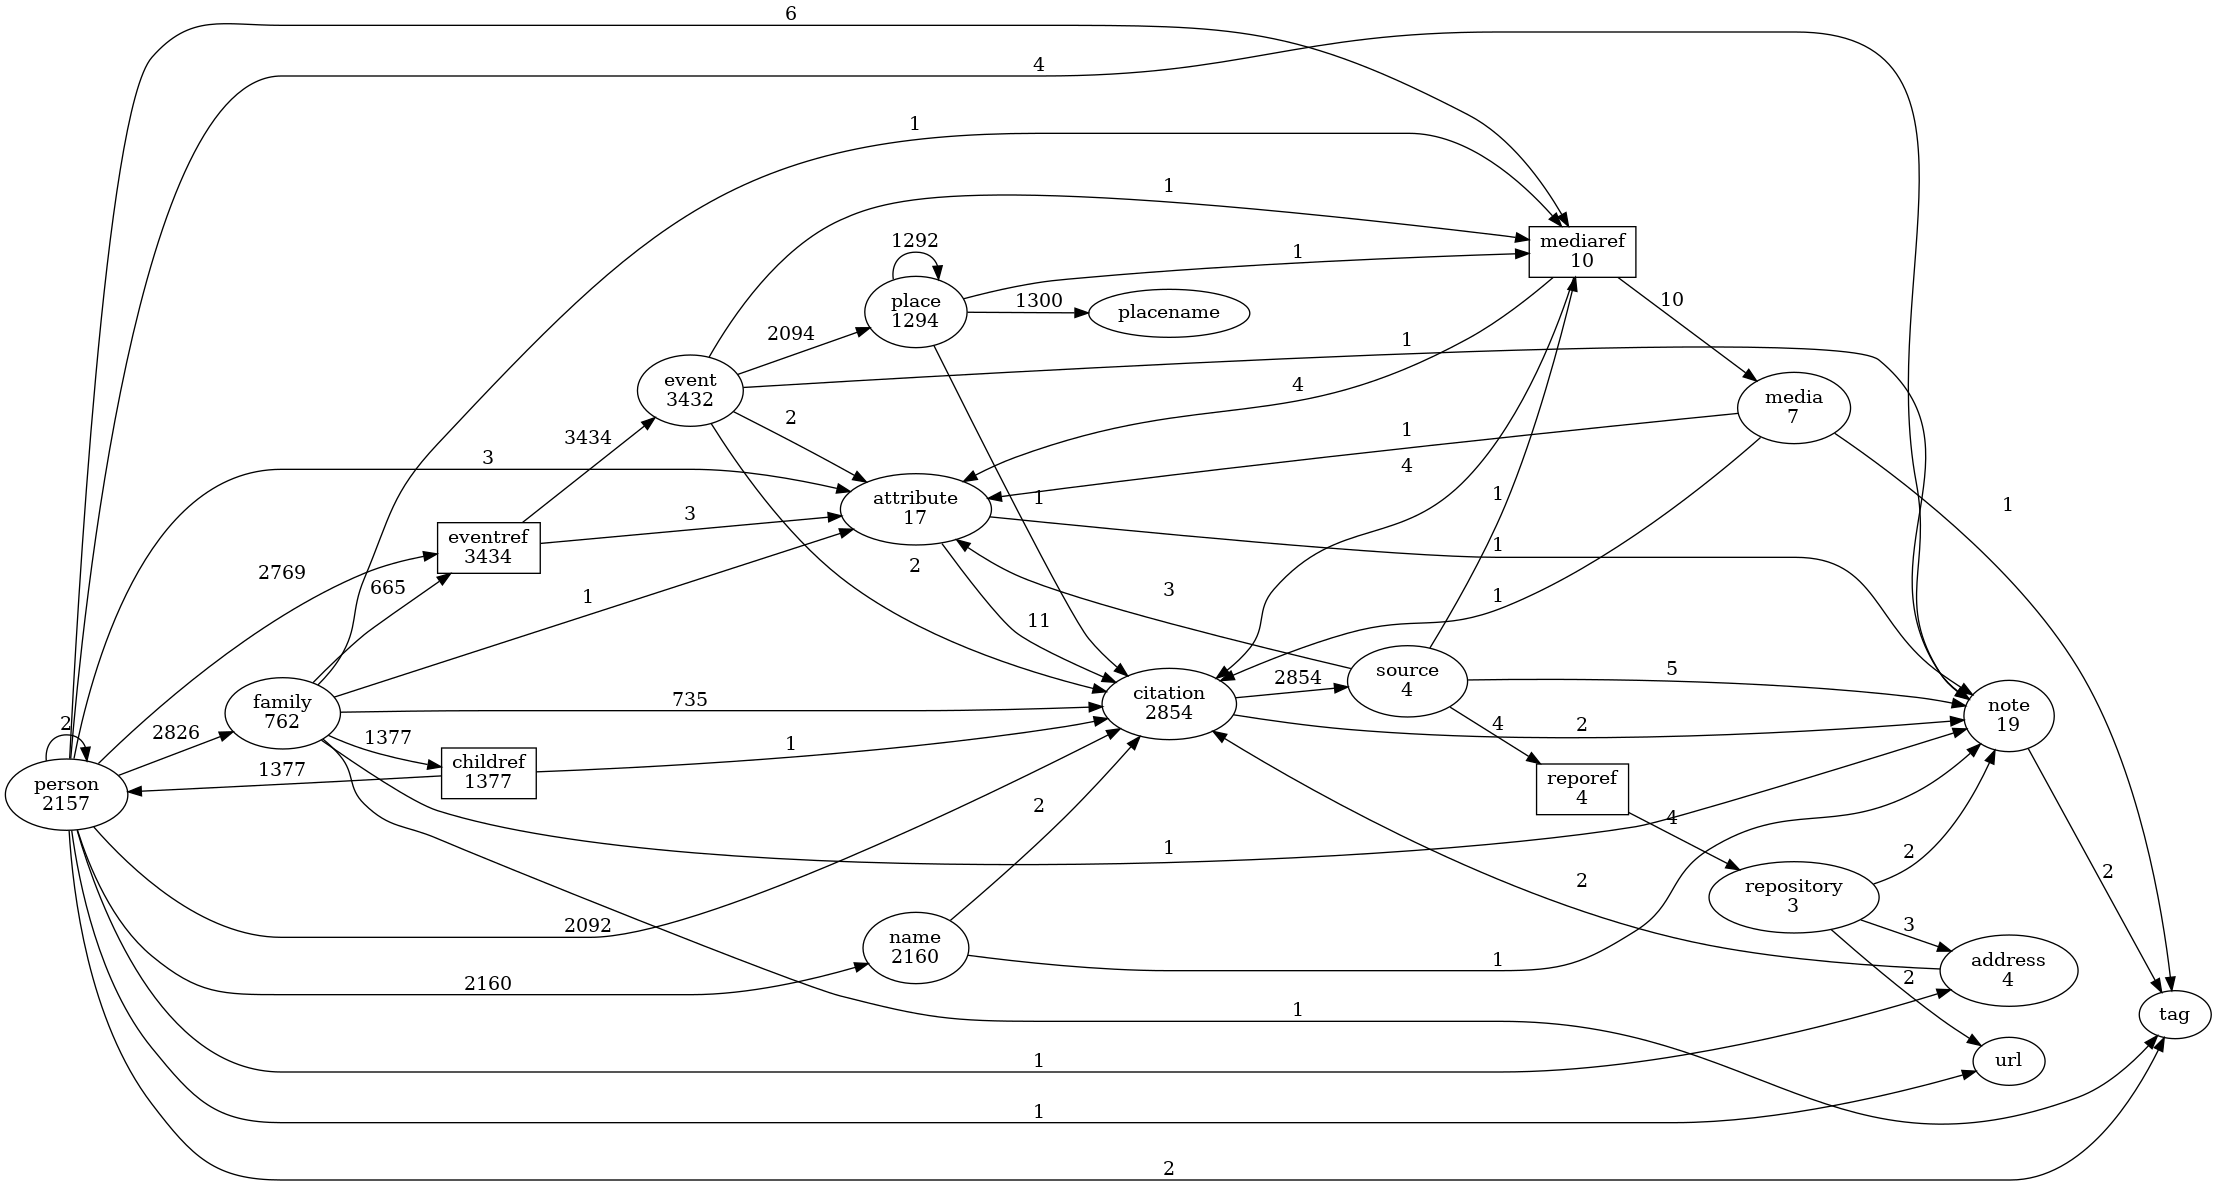

Write Python code to recreate this figure.
import os
import sys
import subprocess
import tempfile

from collections import defaultdict
from pprint import pprint

def open_file(filename):
    from gramps.gui.utils import open_file_with_default_application
    open_file_with_default_application(filename, uistate)


def print_result():
    lines = []
    lines.append("digraph {")
    lines.append("graph [rankdir=LR];")
    for name, count in counts.items():
        if name.endswith("ref"):
            shape = "rectangle"
        else:
            shape = "ellipse"
        lines.append(f'"{name}"[label="{name}\n{count}", shape="{shape}"];')
    for (t1,t2), count in sorted(references.items()):
        key = (t1,t2)
        lines.append(f'"{t1}" -> "{t2}"[label="{count}"];')
    lines.append("}")

    tf = tempfile.NamedTemporaryFile(suffix=".png", delete=False)
    p = subprocess.Popen(f"dot -Goverlap=scale -T png -o {tf.name}", shell=True, 
        stdin=subprocess.PIPE, stdout=subprocess.PIPE)
    (stdout_data,stderr_data) = p.communicate("\n".join(lines).encode("utf-8"))
    open_file(tf.name)


references = defaultdict(int)
counts = defaultdict(int)

def add(n1,n2):
    references[(n1,n2)] += 1
    
def scan_any(name, obj):
    counts[name] += 1
    
    # Common:
    if hasattr(obj,"get_event_ref_list"):
        for ref in obj.get_event_ref_list():
            add(name, "eventref")
            add("eventref", "event")
            scan_any("eventref", ref)
    if hasattr(obj,"get_citation_list"):
        for _ in obj.get_citation_list():
            add(name, "citation")
    if hasattr(obj,"get_note_list"):
        for _ in obj.get_note_list():
            add(name, "note")
    if hasattr(obj,"get_media_list"):
        for ref in obj.get_media_list():
            add(name, "mediaref")
            add("mediaref", "media")
            scan_any("mediaref", ref)
    if hasattr(obj,"get_attribute_list"):
        for attr in obj.get_attribute_list():
            add(name, "attribute")
            scan_any("attribute", attr)
    if hasattr(obj,"get_tag_list"):
        for _ in obj.get_tag_list():
            add(name, "tag")
    if hasattr(obj,"get_url_list"):
        for _ in obj.get_url_list():
            add(name, "url")

    # Citations:
    if name == "citation" and hasattr(obj, "get_reference_handle"):
        if obj.get_reference_handle():
            add(name, "source")

    # Events:
    if hasattr(obj,"get_place_handle"):
        if obj.get_place_handle():
            add(name, "place")
            
    # People:
    if hasattr(obj,"get_primary_name"):
        if obj.get_primary_name():
            add(name, "name")
            scan_any("name", obj.get_primary_name())
        for n in obj.get_alternate_names():
            add(name, "name")
            scan_any("name", n)
        for _ in obj.get_family_handle_list():
            add(name, "family")
        for _ in obj.get_parent_family_handle_list():
            add(name, "family")
        for _ in obj.get_person_ref_list():
            add(name, "person")
            
    # Families:
    if hasattr(obj,"get_child_ref_list"):
        for cref in obj.get_child_ref_list():
            add(name, "childref")
            add("childref", "person")
            scan_any("childref", cref)
            

    # People and Repositories:
    if hasattr(obj,"get_address_list"):
        for addr in obj.get_address_list():
            add(name, "address")
            scan_any("address", addr)
            
    # Places:
    if hasattr(obj,"get_placeref_list"):
        for ref in obj.get_placeref_list():
            add(name, "place")
        for _ in obj.get_alternative_names():
            add(name, "placename")
        add(name, "placename")

    # Sources:
    if hasattr(obj,"get_reporef_list"):
        for ref in obj.get_reporef_list():
            add(name, "reporef")
            add("reporef", "repository")
            scan_any("reporef", ref)


            

def scan_people():
   for person in db.iter_people():
        scan_any("person", person)
            
def scan_families():
   for obj in db.iter_families():
        scan_any("family", obj)

def scan_events():
   for obj in db.iter_events():
        scan_any("event", obj)

def scan_places():
   for obj in db.iter_places():
        scan_any("place", obj)

def scan_citations():
   for obj in db.iter_citations():
        scan_any("citation", obj)

def scan_sources():
   for obj in db.iter_sources():
        scan_any("source", obj)

def scan_repositories():
   for obj in db.iter_repositories():
        scan_any("repository", obj)

def scan_media():
   for obj in db.iter_media():
        scan_any("media", obj)

def scan_notes():
   for obj in db.iter_notes():
        scan_any("note", obj)

def scan_tags():
   for obj in db.iter_tags():
        scan_any("tag", obj)


def generate_graph():
    scan_people()
    scan_families()
    scan_events()
    scan_places()
    scan_citations()
    scan_sources()
    scan_repositories()
    scan_media()
    scan_notes()
    print_result()
